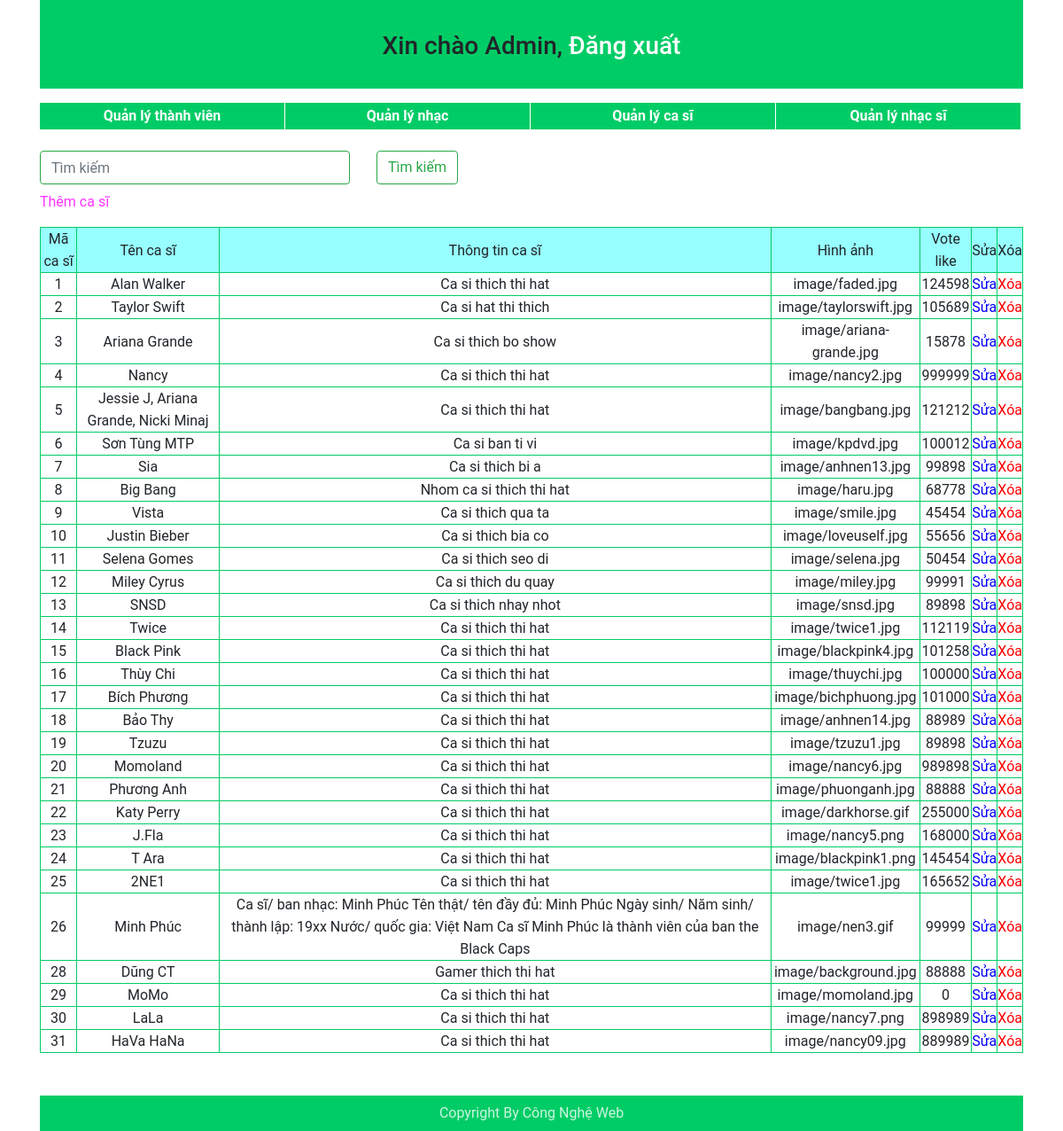
The page /bct/admin/list_singer.php (signed in) on the database as committed earlier.
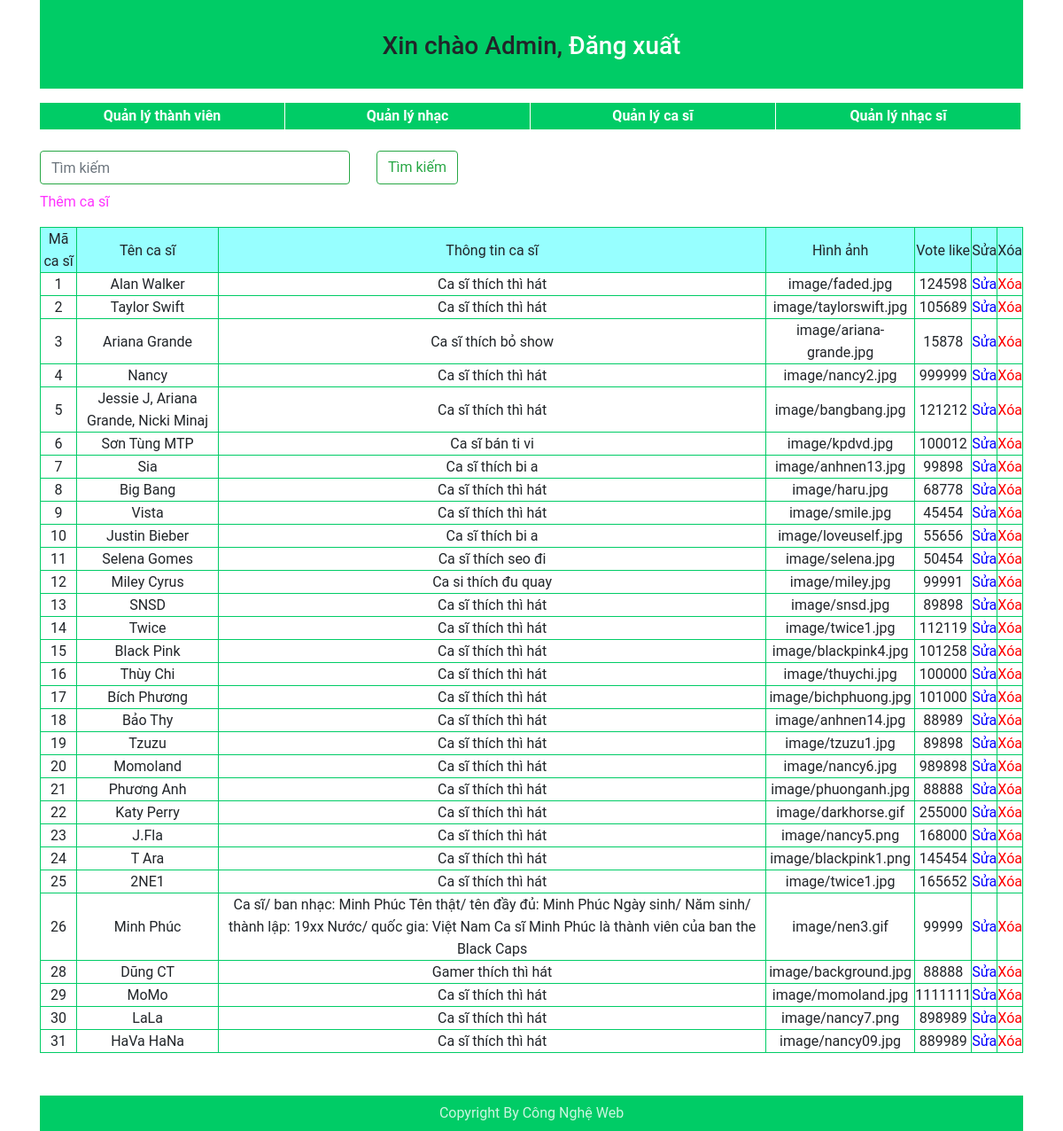
The same page on the database as committed later.
### tables this page shows
CREATE TABLE `singer` (
  `sid` int(10) UNSIGNED NOT NULL,
  `sname` varchar(150) NOT NULL,
  `sinfomation` text NOT NULL,
  `simg` varchar(255) NOT NULL,
  `votelike` int(11) NOT NULL
);

### bct/models/database.php (called while the page is built, shortened)
<?php
	class database
	{
		protected $host = 'localhost';
		protected $name = 'root';
		protected $pass = '';
		protected $db = 'music_web_management';
		protected $conn;
		protected $result;
		public function connect()
		{
			$this->conn = mysqli_connect($this->host, $this->name, $this->pass, $this->db) or die('không thể kết nối tới database');
			$this->conn->set_charset('utf8');
		}
		public function query($sql)
		{
			if($this->conn)
			{
				$this->result = mysqli_query($this->conn, $sql);
			}
		}
		public function fetch_assoc()
		{
			if($this->conn)
			{
				$row = mysqli_fetch_assoc($this->result);
				return $row;
			}
		}
	}
?>

### bct/admin/templates/show_singer.php (the view)
<?php
	echo"<tr>";
		echo"<td>$row[sid]</td>";
		echo"<td>$row[sname]</td>";
		echo"<td>$row[sinfomation]</td>";
		echo"<td>$row[simg]</td>";
		echo"<td>$row[votelike]</td>";
		echo"<td><a href='edit_list_singer.php?sid=$row[sid]' style='color:blue;'>Sửa</a></td>";
		echo"<td><a href='del_list_singer.php?sid=$row[sid]' onclick='return show_confirm()' style='color:red;'>Xóa</a></td>";
		echo"</tr>";
?>

### bct/admin/list_singer.php (shortened to what this page needs)
<?php
    if($_SESSION["level"] == 2)
    {
        include("../models/m_singer.php");
        $singer = new singer();
        require("templates/header.php");
        require("templates/search_ad.php");
        if (isset($_REQUEST['ok']))
        {
            $key = addslashes(stripslashes($_GET['key']));
            if (empty($key)) {
                echo "<p style= 'color:red;'>* Dữ liệu tìm kiếm không được để trống</p>";
            }
            else
            {
                $singer->m_search_singer($key);
            }
                echo"</table>";
            echo"</div>";
        }
        else
        {
            echo"<div style='height: 40px;'>";
                echo"<a style='color: #FF33FF;' href='add_list_singer.php'>Thêm ca sĩ</a>";
            echo"</div>";
            require("templates/table_singer.php");
            $singer->m_list_singer();
                echo"</table>";
            echo"</div>";
        }
    	require("templates/footer.php");
    }
    else
    {
        ob_start();
        header('Location: ../index.php');
        ob_end_flush();
    }
?>

### bct/admin/templates/header.php (shortened to what this page needs)
<!DOCTYPE html>
<html lang="en">
<head>
	<link rel="stylesheet" href="../public/core/css/all.min.css">
    <link rel="stylesheet" href="../public/core/css/bootstrap.min.css">
	<link rel="stylesheet" type="text/css" href="../public/core/css/style-admin.css">
</head>
<body class="container">
	<div id="top">
		<h3>Xin chào Admin, <a href="../logout.php">Đăng xuất</a></h3>
	</div>
	<div id="menu" class="mt-3">
				<ul>
					<li><a href="list_user.php">Quản lý thành viên</a></li>
					<li><a href="list_music.php">Quản lý nhạc</a></li>
					<li><a href="list_singer.php">Quản lý ca sĩ</a></li>
					<li><a href="list_musician.php">Quản lý nhạc sĩ</a></li>
				</ul>
	</div>

### bct/admin/templates/search_ad.php
<form action="<?php echo htmlentities($_SERVER['PHP_SELF']); ?>">
			<div class="row mb-2">
				<div class="col-md-4">
					<input class="form-control is-valid mt-4 w-80" type="text" name="key"  placeholder="Tìm kiếm">
				</div>
				<div class="col-md-3">
					<button class="btn btn-outline-success mt-4" type="submit" name="ok">Tìm kiếm</button>
				</div>
			</div>
		</form>
		<div id="duoi">
					<table>

### bct/admin/templates/table_singer.php
<tr style='background: #97FFFF;'>
    <td>Mã ca sĩ</td>
    <td>Tên ca sĩ</td>
    <td>Thông tin ca sĩ</td>
    <td>Hình ảnh</td>
	<td>Vote like</td>
	<td>Sửa</td>
	<td>Xóa</td>
</tr>

### bct/models/m_singer.php (shortened to what this page needs)
<?php
	include("database.php");
	class singer extends database
	{
		public function m_list_singer()
		{
			$sql = "SELECT * FROM singer";
			$this->query($sql);
			while ($row = $this->fetch_assoc())
			{
				require("templates/show_singer.php");
			}
		}
	}
?>

### bct/admin/templates/footer.php
	<div id="bottom" >Copyright By Công Nghệ Web</div>
</body>
</html

### bct/public/core/css/style-admin.css (style rules this page uses)
* { margin:0;padding: 0; box-sizing: border-box; }
body { font-family: Roboto, sans-serif; }
#top { height: 100px; background: #00CC66; line-height: 100px; text-align: center; }
#top h3 { padding-top: 35px; }
#top a { color: #FFF; text-decoration: none; }
#menu li { float: left; width: 277px; border-right: 1px solid #FFF; text-align: center; line-height: 30px; background: #00CC66; list-style-type: none; }
#menu a { color: #FFF; font-weight: bold; text-decoration: none; }
#duoi table { border-collapse: collapse; width: 100%; text-align: center; }
#duoi table tr { border: 1px solid #0C6; line-height: 25px; }
#duoi table td { border: 1px solid #0C6; }
#bottom { height: 40px; line-height: 40px; background: #00CC66; text-align: center; color: rgba(256,256,256, .8); margin-top: 3rem; }
tr a { text-decoration: none; }

Rows that differ between the two databases and show on the page:
changed singer "Alan Walker": sinfomation "Ca si thich thi hat" → "Ca sĩ thích thì hát"
changed singer "Taylor Swift": sinfomation "Ca si hat thi thich" → "Ca sĩ thích thì hát"
changed singer "Ariana Grande": sinfomation "Ca si thich bo show" → "Ca sĩ thích bỏ show"
changed singer "Nancy": sinfomation "Ca si thich thi hat" → "Ca sĩ thích thì hát"
changed singer "Jessie J, Ariana Grande, Nicki Minaj": sinfomation "Ca si thich thi hat" → "Ca sĩ thích thì hát"
changed singer "Sơn Tùng MTP": sinfomation "Ca si ban ti vi" → "Ca sĩ bán ti vi"
changed singer "Sia": sinfomation "Ca si thich bi a" → "Ca sĩ thích bi a"
changed singer "Big Bang": sinfomation "Nhom ca si thich thi hat" → "Ca sĩ thích thì hát"
changed singer "Vista": sinfomation "Ca si thich qua ta" → "Ca sĩ thích thì hát"
changed singer "Justin Bieber": sinfomation "Ca si thich bia co" → "Ca sĩ thích bi a"
changed singer "Selena Gomes": sinfomation "Ca si thich seo di" → "Ca sĩ thích seo đi"
changed singer "Miley Cyrus": sinfomation "Ca si thich du quay" → "Ca si thích đu quay"
changed singer "SNSD": sinfomation "Ca si thich nhay nhot" → "Ca sĩ thích thì hát"
changed singer "Twice": sinfomation "Ca si thich thi hat" → "Ca sĩ thích thì hát"
changed singer "Black Pink": sinfomation "Ca si thich thi hat" → "Ca sĩ thích thì hát"
changed singer "Thùy Chi": sinfomation "Ca si thich thi hat" → "Ca sĩ thích thì hát"
changed singer "Bích Phương": sinfomation "Ca si thich thi hat" → "Ca sĩ thích thì hát"
changed singer "Bảo Thy": sinfomation "Ca si thich thi hat" → "Ca sĩ thích thì hát"
changed singer "Tzuzu": sinfomation "Ca si thich thi hat" → "Ca sĩ thích thì hát"
changed singer "Momoland": sinfomation "Ca si thich thi hat" → "Ca sĩ thích thì hát"
changed singer "Phương Anh": sinfomation "Ca si thich thi hat" → "Ca sĩ thích thì hát"
changed singer "Katy Perry": sinfomation "Ca si thich thi hat" → "Ca sĩ thích thì hát"
changed singer "J.Fla": sinfomation "Ca si thich thi hat" → "Ca sĩ thích thì hát"
changed singer "T Ara": sinfomation "Ca si thich thi hat" → "Ca sĩ thích thì hát"
changed singer "2NE1": sinfomation "Ca si thich thi hat" → "Ca sĩ thích thì hát"
changed singer "Dũng CT": sinfomation "Gamer thich thi hat" → "Gamer thích thì hát"
changed singer "MoMo": sinfomation "Ca si thich thi hat" → "Ca sĩ thích thì hát"; votelike "0" → "1111111"
changed singer "LaLa": sinfomation "Ca si thich thi hat" → "Ca sĩ thích thì hát"
changed singer "HaVa HaNa": sinfomation "Ca si thich thi hat" → "Ca sĩ thích thì hát"
